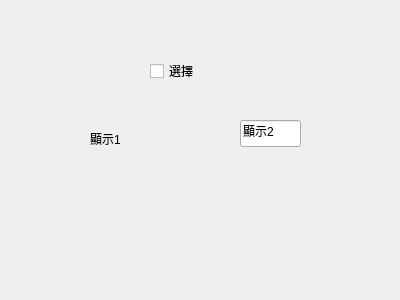
<?xml version="1.0" encoding="UTF-8"?>
<ui version="4.0">
 <class>Form</class>
 <widget class="QWidget" name="Form">
  <property name="geometry">
   <rect>
    <x>0</x>
    <y>0</y>
    <width>400</width>
    <height>300</height>
   </rect>
  </property>
  <property name="windowTitle">
   <string>Form</string>
  </property>
  <widget class="QCheckBox" name="checkBox">
   <property name="geometry">
    <rect>
     <x>150</x>
     <y>60</y>
     <width>71</width>
     <height>22</height>
    </rect>
   </property>
   <property name="text">
    <string>選擇</string>
   </property>
  </widget>
  <widget class="QLineEdit" name="lineEdit">
   <property name="geometry">
    <rect>
     <x>240</x>
     <y>120</y>
     <width>61</width>
     <height>27</height>
    </rect>
   </property>
   <property name="text">
    <string>顯示2</string>
   </property>
  </widget>
  <widget class="QLabel" name="label">
   <property name="geometry">
    <rect>
     <x>90</x>
     <y>130</y>
     <width>51</width>
     <height>17</height>
    </rect>
   </property>
   <property name="text">
    <string>顯示1</string>
   </property>
  </widget>
 </widget>
 <resources/>
 <connections>
  <connection>
   <sender>checkBox</sender>
   <signal>clicked(bool)</signal>
   <receiver>label</receiver>
   <slot>setVisible(bool)</slot>
   <hints>
    <hint type="sourcelabel">
     <x>186</x>
     <y>77</y>
    </hint>
    <hint type="destinationlabel">
     <x>118</x>
     <y>140</y>
    </hint>
   </hints>
  </connection>
  <connection>
   <sender>checkBox</sender>
   <signal>clicked(bool)</signal>
   <receiver>lineEdit</receiver>
   <slot>setEnabled(bool)</slot>
   <hints>
    <hint type="sourcelabel">
     <x>211</x>
     <y>74</y>
    </hint>
    <hint type="destinationlabel">
     <x>267</x>
     <y>133</y>
    </hint>
   </hints>
  </connection>
 </connections>
</ui>
